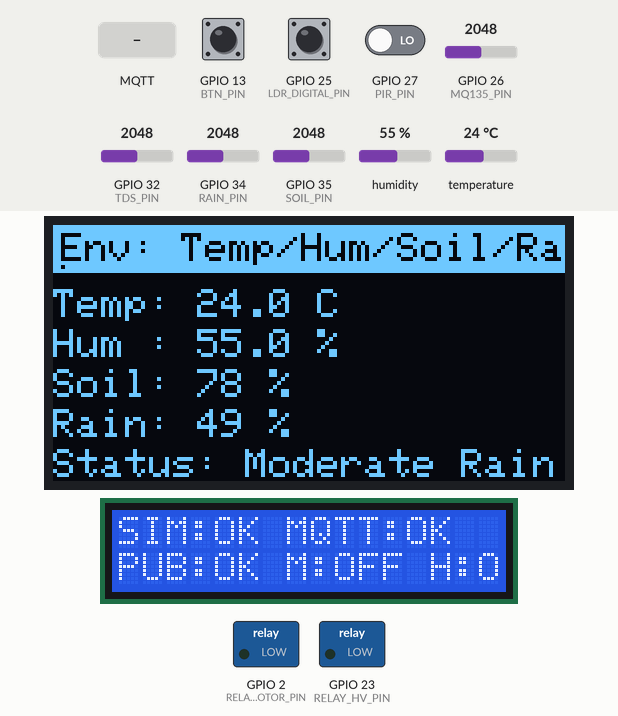
Recording of a sketch running on a simulated ESP32. Parts: 128×64 one-colour display, 16×2 character LCD, switched loads named in the sketch (green lamp = pin HIGH). Inputs (shaded band) come from the test bench; at power-on: GPIO 27 (PIR_PIN) LOW, GPIO 35 (SOIL_PIN) = 2048, GPIO 34 (RAIN_PIN) = 2048, GPIO 13 (BTN_PIN) HIGH, GPIO 25 (LDR_DIGITAL_PIN) HIGH, GPIO 26 (MQ135_PIN) = 2048, GPIO 32 (TDS_PIN) = 2048, humidity 55 %, temperature 24 °C. WiFi joins after 1.5 s; servers stay silent unless stated; no MQTT or app messages arrive unless stated; what the sketch prints to the serial monitor is not drawn.

Above: at 5.8 s.
5.9 s: MQTT message "motor:on" arrives on the first subscribed topic
At 10.7 s:
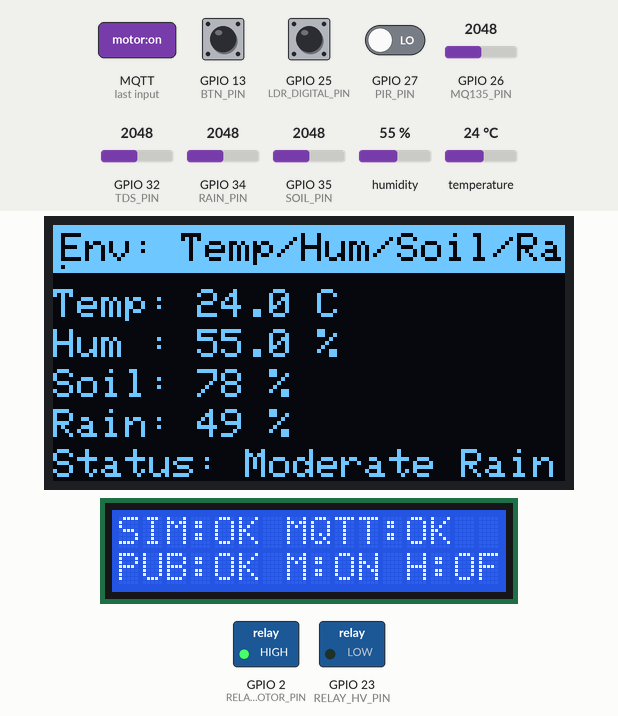
11.7 s: GPIO 27 (PIR_PIN) driven HIGH
At 15.8 s:
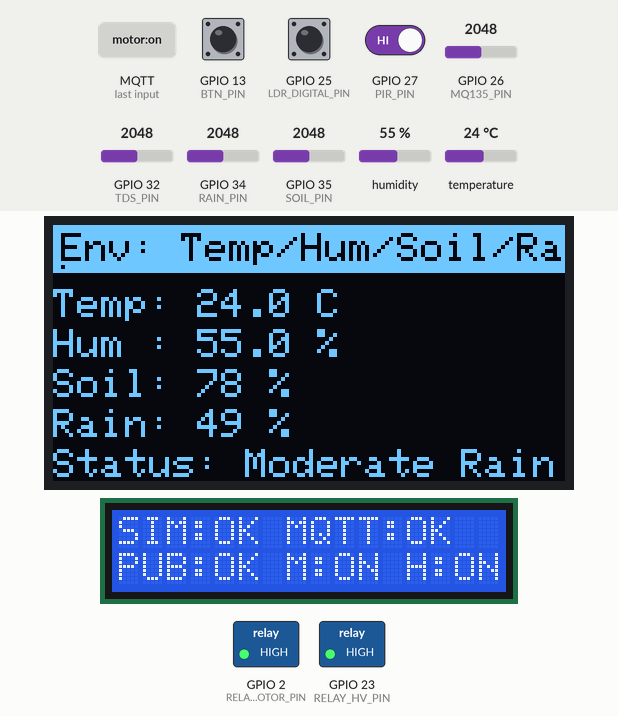
16.7 s: GPIO 35 (SOIL_PIN) set to 1979
At 20.9 s:
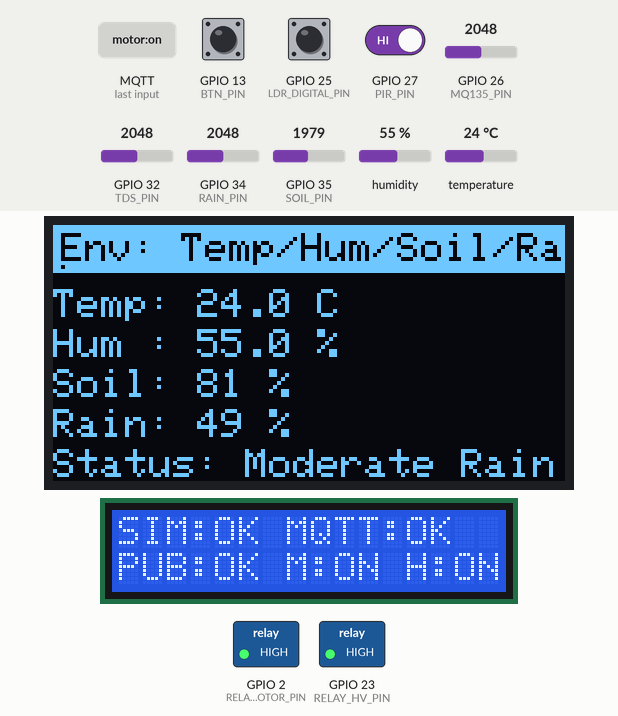
21.7 s: MQTT message "motor:off" arrives on the first subscribed topic
At 25.9 s:
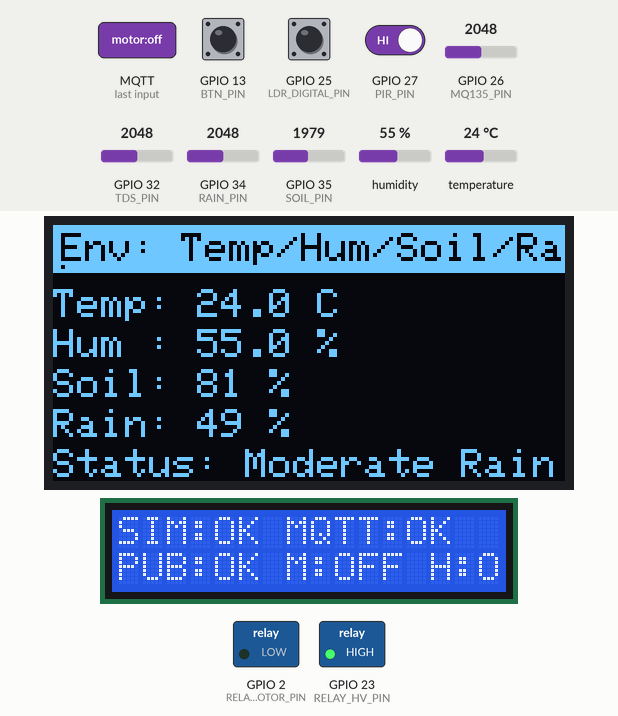
26.7 s: GPIO 34 (RAIN_PIN) set to 2430
31.7 s: GPIO 34 (RAIN_PIN) set to 2504
At 36.1 s:
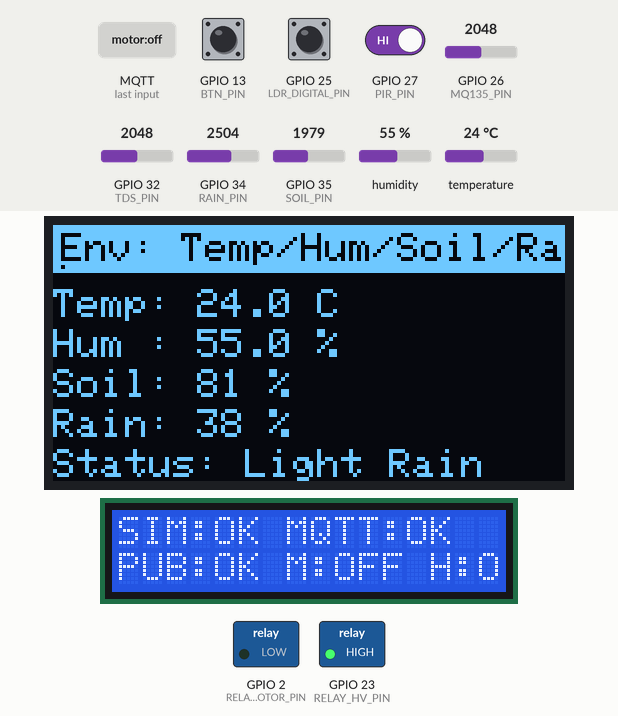
Timing chart, 0 to 37.6 s (numbered marks = the images above; inputs shaded):
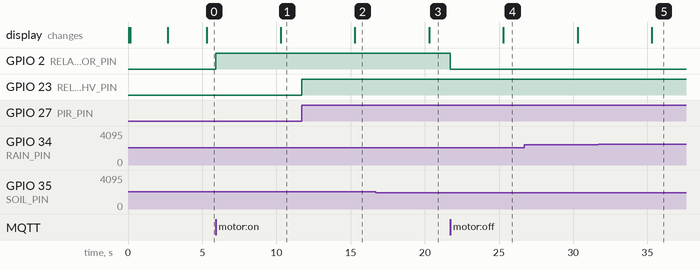

Measured:
- the behaviour switches between 2045 and 2044 on GPIO 35 (SOIL_PIN) (found by bisection; images 2 and 3)
- the behaviour switches between 2457 and 2458 on GPIO 34 (RAIN_PIN) (found by bisection; images 4 and 5)
- after the input at 5.9 s, GPIO 2 (RELAY_MOTOR_PIN): LOW → HIGH at once; the display: changes after 4.4 s (image 1)
- after the input at 11.7 s, GPIO 23 (RELAY_HV_PIN): LOW → HIGH at once; the display: changes after 3.6 s (image 2)
- after the input at 16.7 s, the display: changes after 3.6 s (image 3)
- after the input at 21.7 s, GPIO 2 (RELAY_MOTOR_PIN): HIGH → LOW at once; the display: changes after 3.6 s (image 4)
- after the input at 31.7 s, the display: changes after 3.6 s (image 5)

The sketch:

Wifi_final_code.ino
```cpp
// ===== WiFi and MQTT config =====
#define SerialMon Serial
#define MQTT_MAX_PACKET_SIZE 512

#include <PubSubClient.h>
#include <DHT.h>
#include <Wire.h>
#include <WiFi.h>

// ===== Displays =====
#include <Adafruit_GFX.h>
#include <Adafruit_SSD1306.h>
#include <LiquidCrystal_I2C.h>
#include <ArduinoJson.h>
#include <esp_now.h>

// Global variables
float temp1;
int moisture1;
float hum1;

// Structure to receive data via ESP-NOW
typedef struct struct_message {
  int moistureValue;
  float temperature;
  float humidity;
} struct_message;

struct_message incomingData;

// ===== WiFi Credentials =====
// Set your farm WiFi before flashing (do not commit real passwords).
const char* ssid = "YOUR_WIFI_SSID";
const char* password = "YOUR_WIFI_PASSWORD";

// ===== MQTT Config =====
const char* mqtt_broker   = "broker.hivemq.com";
int         mqtt_port     = 1883;
const char* mqtt_user     = "krishi1";
const char* mqtt_pass     = "krishi1";
const char* publish_topic = "krishimithr/sensor/data";
const char* subs_topic    = "krishimithr/device/cmd"; // commands from dashboard

// ===== Pins (adjust if needed) =====
// Sensors
#define DHTPIN 4
#define DHTTYPE DHT11
DHT dht(DHTPIN, DHTTYPE);

#define PIR_PIN 27
#define SOIL_PIN 35
#define RAIN_PIN 34
#define MQ135_PIN 26
#define LDR_DIGITAL_PIN 25
#define TDS_PIN 32

// Relays (verify active HIGH/LOW for your board)
#define RELAY_MOTOR_PIN 2   // Relay 1: Motor
#define RELAY_HV_PIN    23  // Relay 2: HV generator (auto via motion when enabled)

// I2C: default ESP32 SDA 21, SCL 22
#define I2C_SDA 21
#define I2C_SCL 22

// OLED display config
#define SCREEN_WIDTH 128
#define SCREEN_HEIGHT 64
Adafruit_SSD1306 oled(SCREEN_WIDTH, SCREEN_HEIGHT, &Wire, -1);

// LCD 16x2 at 0x27 (change if needed)
LiquidCrystal_I2C lcd(0x27, 16, 2);

// Slideshow button
#define BTN_PIN 13
bool motorOnFromDashboard = false;
unsigned long motorAlertStart = 0;
bool motorAlertPending = false;
int soilPercent = 0;
int tdsPPM = 0;
int rainPercent = 0;
unsigned long lastReconnectAttempt = 0;

// ===== WiFi and MQTT Clients =====
WiFiClient netClient;
PubSubClient mqtt(netClient);

// ===== ADC/MQ135 =====
#define VREF 3.3
#define RL   10000.0
#define R0   20000.0

float getPPM(float ratio, float a, float b) {
  return a * pow(ratio, b);
}

// ===== Relay states + Auto HV mode =====
bool motorOn = false;
bool hvOn = false;
bool hvAutoEnable = true;
uint32_t hvAutoOnDurationMs = 5000;
uint32_t hvAutoLastOn = 0;

// ===== Status flags for LCD =====
bool wifiReady = false;
bool mqttReady = false;
bool lastPublishOK = false;

// ===== Slideshow state =====
volatile bool btnPressed = false;
uint8_t pageIndex = 0;
uint32_t lastPageRender = 0;
const uint32_t pageRenderIntervalMs = 200;
uint32_t lastDebounce = 0;

// ===== Helpers =====
void setMotor(bool on) {
  motorOn = on;
  digitalWrite(RELAY_MOTOR_PIN, on ? HIGH : LOW);
}

void setHV(bool on) {
  hvOn = on;
  digitalWrite(RELAY_HV_PIN, on ? HIGH : LOW);
}

// ===== MQTT command parsing =====
void mqttCallback(char* topic, byte* message, unsigned int len) {
  String cmd;
  for (unsigned int i = 0; i < len; i++) cmd += (char)message[i];
  cmd.trim();
  cmd.toLowerCase();
  SerialMon.print("MQTT cmd: "); SerialMon.println(cmd);

  if (cmd == "motor:on") {
    setMotor(true);
    motorOnFromDashboard = true;
  } else if (cmd == "motor:off") {
    setMotor(false);
    motorOnFromDashboard = false;
  } else if (cmd == "hv:on") {
    hvAutoEnable = false;
    setHV(true);
  } else if (cmd == "hv:off") {
    hvAutoEnable = false;
    setHV(false);
  } else if (cmd == "hv_auto:on") {
    hvAutoEnable = true;
  } else if (cmd == "hv_auto:off") {
    hvAutoEnable = false;
    setHV(false);
  } else {
    SerialMon.println("Unknown command");
  }
}

// ===== MQTT connect =====
bool mqttConnect() {
  SerialMon.print("Connecting MQTT...");
  // Unique client ID to prevent broker disconnection conflicts
  bool ok = mqtt.connect("KrishiMithrClient_237Y1A04G7", mqtt_user, mqtt_pass);
  if (!ok) {
    SerialMon.println(" fail");
    mqttReady = false;
    return false;
  }
  SerialMon.println(" success");
  mqtt.subscribe(subs_topic);
  mqttReady = true;
  return true;
}

// ===== LCD status update =====
void updateLCD() {
  lcd.clear();
  lcd.setCursor(0, 0);
  lcd.print("SIM:");
  lcd.print(wifiReady ? "OK" : "FAIL");
  lcd.print(" MQTT:");
  lcd.print(mqttReady ? "OK" : "WAIT");

  lcd.setCursor(0, 1);
  lcd.print("PUB:");
  lcd.print(lastPublishOK ? "OK " : "FAIL");
  lcd.print("M:");
  lcd.print(motorOn ? "ON" : "OFF");
  lcd.print(" H:");
  lcd.print(hvOn ? "ON" : "OFF");
}

// ===== OLED blue-themed header =====
void drawHeader(const char* title) {
  oled.fillRect(0, 0, SCREEN_WIDTH, 12, SSD1306_WHITE);
  oled.setTextSize(1);
  oled.setTextColor(SSD1306_BLACK);
  oled.setCursor(2, 2);
  oled.print(title);
  oled.setTextColor(SSD1306_WHITE);
}

// ===== Slideshow pages =====
void renderPage0(float temp, float hum, int soilPercent, float rainPercent, const String& rainStatus) {
  oled.clearDisplay();
  drawHeader("Env: Temp/Hum/Soil/Rain");
  oled.setTextSize(1);
  oled.setCursor(0, 16);
  oled.printf("Temp: %.1f C", temp);
  oled.setCursor(0, 26);
  oled.printf("Hum : %.1f %%", hum);
  oled.setCursor(0, 36);
  oled.printf("Soil: %d %%", soilPercent);
  oled.setCursor(0, 46);
  oled.printf("Rain: %.0f %%", rainPercent);
  oled.setCursor(0, 56);
  oled.print("Status: "); oled.print(rainStatus);
  oled.display();
}

void renderPage1(const String& lightStatus, int motion, const String& airQual,
                 float ppmCO2, float ppmNH3, float ppmBenzene, float ppmSmoke) {
  oled.clearDisplay();
  drawHeader("Air/Motion/Light");
  oled.setTextSize(1);
  oled.setCursor(0, 16);
  oled.print("Light: ");
  if (lightStatus == "Light") oled.print("Light");
  else oled.print("Dark");
  oled.setCursor(0, 26);
  oled.print("Motion: "); oled.print(motion == HIGH ? "Detected" : "None");
  oled.setCursor(0, 36);
  oled.print("AirQ: "); oled.print(airQual);
  oled.setCursor(0, 56);
  oled.printf("Ben: %.0f Smoke: %.0f", ppmBenzene, ppmSmoke);
  oled.display();
}

void renderPage2(float tdsPPM, const String& waterStatus, bool motor, bool hv, bool hvAuto) {
  oled.clearDisplay();
  drawHeader("Water/Relays");
  oled.setTextSize(1);
  oled.setCursor(0, 16);
  oled.printf("TDS: %.0f ppm", tdsPPM);
  oled.setCursor(0, 26);
  oled.print("Water: "); oled.print(waterStatus);
  oled.setCursor(0, 38);
  oled.print("Motor: "); oled.print(motor ? "ON" : "OFF");
  oled.setCursor(0, 48);
  oled.print("HV   : "); oled.print(hv ? "ON" : "OFF");
  oled.setCursor(0, 58);
  oled.print("HV Auto: "); oled.print(hvAuto ? "ON" : "OFF");
  oled.display();
}

// ===== Button handling (debounce) =====
void IRAM_ATTR onButton() {
  btnPressed = true;
}

// ===== ESP-NOW Data Receive (ESP32 Core v3.x Signature) =====
void onDataRecv(const esp_now_recv_info *info, const uint8_t *incomingDataBytes, int len) {
  memcpy(&incomingData, incomingDataBytes, sizeof(incomingData));

  temp1 = incomingData.temperature;
  moisture1 = incomingData.moistureValue;
  hum1 = incomingData.humidity;

  Serial.print("ESP-NOW Temp: "); Serial.println(temp1);
  Serial.print("ESP-NOW Humidity: "); Serial.println(hum1);
  Serial.print("ESP-NOW Moisture: "); Serial.println(moisture1);
}

// ===== Setup =====
void setup() {
  SerialMon.begin(115200);

  // ESP-NOW setup
  WiFi.mode(WIFI_STA);
  Serial.print("ESP32 Receiver MAC Address: ");
  Serial.println(WiFi.macAddress());

  if (esp_now_init() != ESP_OK) {
    Serial.println("Error initializing ESP-NOW");
    return;
  }

  // Register ESP-NOW receive callback
  esp_now_register_recv_cb(onDataRecv);

  dht.begin();

  pinMode(PIR_PIN, INPUT);
  pinMode(LDR_DIGITAL_PIN, INPUT);
  pinMode(RELAY_MOTOR_PIN, OUTPUT);
  pinMode(RELAY_HV_PIN, OUTPUT);
  setMotor(false);
  setHV(false);

  // Button
  pinMode(BTN_PIN, INPUT_PULLUP);
  attachInterrupt(digitalPinToInterrupt(BTN_PIN), onButton, FALLING);

  // I2C and displays
  Wire.begin(I2C_SDA, I2C_SCL);

  // OLED init
  if (!oled.begin(SSD1306_SWITCHCAPVCC, 0x3C)) {
    SerialMon.println("OLED init failed");
  } else {
    oled.clearDisplay();
    drawHeader("welcome Krishi Mithr ");
    oled.setTextSize(1);
    oled.setCursor(0, 18);
    oled.print("Booting...");
    oled.display();
  }

  // LCD init
  lcd.init();
  lcd.backlight();
  lcd.clear();
  lcd.setCursor(0, 0);
  lcd.print("Welcome");
  lcd.setCursor(0, 1);
  lcd.print("Krishi Mithr...");
  delay(1000);

  // ===== CONNECT TO WIFI =====
  WiFi.begin(ssid, password);
  SerialMon.print("Connecting to WiFi");
  unsigned long startAttemptTime = millis();
  while (WiFi.status() != WL_CONNECTED) {
    delay(500);
    SerialMon.print(".");
    if (millis() - startAttemptTime > 15000) {
      SerialMon.println("\nWiFi Connection Failed!");
      break;
    }
  }

  if (WiFi.status() == WL_CONNECTED) {
    SerialMon.println(" connected");
    SerialMon.print("IP Address: ");
    SerialMon.println(WiFi.localIP());
    wifiReady = true;
  }

  // Initialize MQTT
  mqtt.setServer(mqtt_broker, mqtt_port);
  mqtt.setCallback(mqttCallback);

  updateLCD();
}

// ===== Main Loop =====
void loop() {
  // Debounce button and cycle pages
  if (btnPressed && (millis() - lastDebounce > 250)) {
    lastDebounce = millis();
    btnPressed = false;
    pageIndex = (pageIndex + 1) % 3;
  }

  // Keep MQTT connection alive
  if (!mqtt.connected()) {
    mqttReady = false;
    unsigned long now = millis();
    if (now - lastReconnectAttempt > 5000) {
      lastReconnectAttempt = now;
      if (mqttConnect()) {
        lastReconnectAttempt = 0;
      }
    }
  } else {
    mqtt.loop();
  }

  // Periodic publish
  static uint32_t lastSend = 0;
  if (millis() - lastSend > 5000) {
    lastSend = millis();
    send_data();
  }

  // Auto HV control
  int motion = digitalRead(PIR_PIN);
  if (hvAutoEnable && motion == HIGH) {
    setHV(true);
    hvAutoLastOn = millis();
  }
  if (hvOn && hvAutoEnable && (millis() - hvAutoLastOn > hvAutoOnDurationMs)) {
    setHV(false);
  }
}

// ===== Sensor sampling + MQTT publish + display render =====
void send_data() {
  float temp = dht.readTemperature();
  float hum  = dht.readHumidity();
  if (isnan(temp) || isnan(hum)) {
    SerialMon.println("DHT read failed");
    // Proceed anyway with default values so other sensors keep publishing
    temp = 0.0;
    hum = 0.0;
  }

  // Motion
  int motion = digitalRead(PIR_PIN);
  if (hvAutoEnable) {
    if (motion) {
      setHV(true);
    } else {
      setHV(false);
    }
  }

  // Soil moisture update
  int soilRaw = analogRead(SOIL_PIN);
  soilPercent = map(soilRaw, 4095, 1500, 0, 100);
  soilPercent = constrain(soilPercent, 0, 100);
  Serial.println("Soil Moisture: " + String(soilPercent));

  // Optional auto motor control
 /* int soilThreshold = 30;
  if (soilPercent < soilThreshold) setMotor(true);
  else setMotor(false);*/

  // Rain
  int rainValue = analogRead(RAIN_PIN);
  float rainPercent = map(rainValue, 4095, 0, 0, 100);
  rainPercent = constrain(rainPercent, 0, 100);
  String rainStatus =
      (rainPercent < 20)  ? "No Rain" :
      (rainPercent < 40)  ? "Light Rain" :
      (rainPercent < 70)  ? "Moderate Rain" :
                            "Heavy Rain";

  // LDR digital
  int ldrState = digitalRead(LDR_DIGITAL_PIN);
  String lightStatus = (ldrState == LOW) ? "Light" : "Dark";

  // TDS update
  const int SCOUNT = 30;
  long tdsSum = 0;
  for (int i = 0; i < SCOUNT; i++) {
    tdsSum += analogRead(TDS_PIN);
    delay(5);
  }
  float tdsAvg = (float)tdsSum / SCOUNT;
  float tdsVoltage = tdsAvg * (VREF / 4095.0);
  tdsPPM = (133.42 * tdsVoltage * tdsVoltage * tdsVoltage
          - 255.86 * tdsVoltage * tdsVoltage
          + 857.39 * tdsVoltage) * 0.5;
  Serial.println("TDS: " + String(tdsPPM));

  String waterStatus;
  if (tdsPPM <= 10) {
    waterStatus = "Pure Water";
  } else if (tdsPPM <= 300) {
    waterStatus = "Tap Water";
  } else if (tdsPPM <= 500) {
    waterStatus = "Safe Drinking";
  } else if (tdsPPM > 1000) {
    waterStatus = "Fertilizer Sol";
  } else {
    waterStatus = "Moderate";
  }

  // MQ135
  int mqAdc = analogRead(MQ135_PIN);
  float mqVolt = mqAdc * (VREF / 4095.0);
  float Rsensor = (mqVolt > 0.01f) ? (VREF - mqVolt) * RL / mqVolt : 1e6;
  float ratio = Rsensor / R0;
  float ppmCO2     = getPPM(ratio, 110.0, -2.9);
  float ppmNH3     = getPPM(ratio, 150.0, -2.3);
  float ppmBenzene = getPPM(ratio,  90.0, -2.7);
  float ppmSmoke   = getPPM(ratio,  80.0, -2.5);

  String airQualityStatus;
  if (ppmCO2 < 1000 && ppmNH3 < 25 && ppmBenzene < 10 && ppmSmoke < 100) {
    airQualityStatus = "Good";
  } else if (ppmCO2 < 2000 && ppmNH3 < 50 && ppmBenzene < 20 && ppmSmoke < 200) {
    airQualityStatus = "Moderate";
  } else if (ppmCO2 < 5000 && ppmNH3 < 100 && ppmBenzene < 50 && ppmSmoke < 400) {
    airQualityStatus = "Poor";
  } else {
    airQualityStatus = "Hazardous";
  }

  // Build JSON — field names match Krishi Mithr Mongo / XGBoost ingest
  char payload[768];
  StaticJsonDocument<768> doc;
  doc["device_id"]     = "esp32_goa";
  doc["location"]      = "farm_field_1";
  doc["temperature"]   = temp;
  doc["humidity"]      = hum;
  doc["motion"]        = motion;
  doc["soilMoisture"]  = soilPercent;
  doc["raindata"]      = rainPercent;
  doc["light"]         = ldrState;
  doc["tds_ppm"]       = tdsPPM;
  doc["TDS"]           = tdsPPM;          // SIH / XGBoost alias
  doc["waterStatus"]   = waterStatus;
  doc["AirQuality"]    = airQualityStatus;
  doc["CO2_ppm"]       = ppmCO2;
  doc["NH3_ppm"]       = ppmNH3;
  doc["Benzene_ppm"]   = ppmBenzene;
  doc["Smoke_ppm"]     = ppmSmoke;
  doc["motor"]         = motorOn;
  doc["hv"]            = hvOn;
  doc["hv_auto"]       = hvAutoEnable;
  serializeJson(doc, payload, sizeof(payload));

  // Publish
  if (!mqtt.connected()) {
    mqttConnect();
  }

  if (mqtt.connected()) {
    mqtt.loop();
    lastPublishOK = mqtt.publish(publish_topic, payload);
    SerialMon.println(lastPublishOK ? "Published successfully!" : "Publish fail - Packet rejected by broker");
    updateLCD();
  } else {
    SerialMon.println("MQTT not connected, skipping publish");
    lastPublishOK = false;
    updateLCD();
  }

  // Render current OLED page
  if (millis() - lastPageRender > pageRenderIntervalMs) {
    lastPageRender = millis();
    switch (pageIndex) {
      case 0:
        renderPage0(temp, hum, soilPercent, rainPercent, rainStatus);
        break;
      case 1:
        renderPage1(lightStatus, motion, airQualityStatus, ppmCO2, ppmNH3, ppmBenzene, ppmSmoke);
        break;
      case 2:
        renderPage2(tdsPPM, waterStatus, motorOn, hvOn, hvAutoEnable);
        break;
    }
  }
}
```
